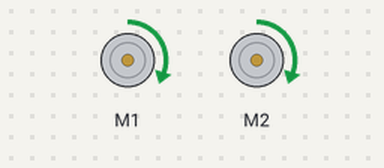
This sketch was run on a simulated Arduino Uno, built with avr-gcc and run on an emulated ATmega328P. On the bench: 2 × DC motor (green arrow = forward, orange = backward, longer = faster). What the sketch prints to the serial monitor is not drawn.

Above: at 0.1 s.
Timing chart, 0 to 1.6 s (numbered marks = the images above):
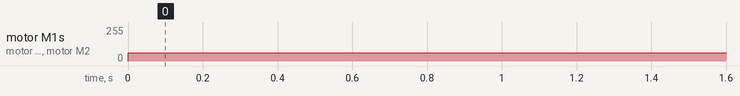

Measured:
- by itself, motor M1, motor M2: stopped → forward 63/255 at 0.00 s

The sketch:

bigmotors.ino
```cpp
#include "DualMC33926MotorShield.h"

//400 is max
//75 is low

int motorControl = 100;
DualMC33926MotorShield md;

void stopIfFault()
{
  if (md.getFault())
  {
    Serial.println("fault");
    while(1);
  }
}

void setup()
{
  Serial.begin(115200);
  Serial.println("Dual MC33926 Motor Shield");
  md.init();
  //while(!Serial);
  //Serial.println("Enter a motor speed: ");
}

void loop()
{

    md.setM1Speed(motorControl);
    //stopIfFault();
    //if (abs(i)%200 == 100)
    //{
      Serial.print("M1 current: ");
      Serial.println(md.getM1CurrentMilliamps());
    //}
    delay(2);
    md.setM2Speed(motorControl);


  /*
  for (int i = 0; i <= 400; i++)
  {
    md.setM1Speed(i);
    //stopIfFault();
    if (abs(i)%200 == 100)
    {
      Serial.print("M1 current: ");
      Serial.println(md.getM1CurrentMilliamps());
    }
    delay(2);
  }

  for (int i = 400; i >= -400; i--)
  {
    md.setM1Speed(i);
    //stopIfFault();
    if (abs(i)%200 == 100)
    {
      Serial.print("M1 current: ");
      Serial.println(md.getM1CurrentMilliamps());
    }
    delay(2);
  }

  for (int i = -400; i <= 0; i++)
  {
    md.setM1Speed(i);
    //stopIfFault();
    if (abs(i)%200 == 100)
    {
      Serial.print("M1 current: ");
      Serial.println(md.getM1CurrentMilliamps());
    }
    delay(2);
  }

  for (int i = 0; i <= 400; i++)
  {
    md.setM2Speed(i);
    //stopIfFault();
    if (abs(i)%200 == 100)
    {
      Serial.print("M2 current: ");
      Serial.println(md.getM2CurrentMilliamps());
    }
    delay(2);
  }

  for (int i = 400; i >= -400; i--)
  {
    md.setM2Speed(i);
    //stopIfFault();
    if (abs(i)%200 == 100)
    {
      Serial.print("M2 current: ");
      Serial.println(md.getM2CurrentMilliamps());
    }
    delay(2);
  }

  for (int i = -400; i <= 0; i++)
  {
    md.setM2Speed(i);
    //stopIfFault();
    if (abs(i)%200 == 100)
    {
      Serial.print("M2 current: ");
      Serial.println(md.getM2CurrentMilliamps());
    }
    delay(2);
  }
  &*/
}
```
